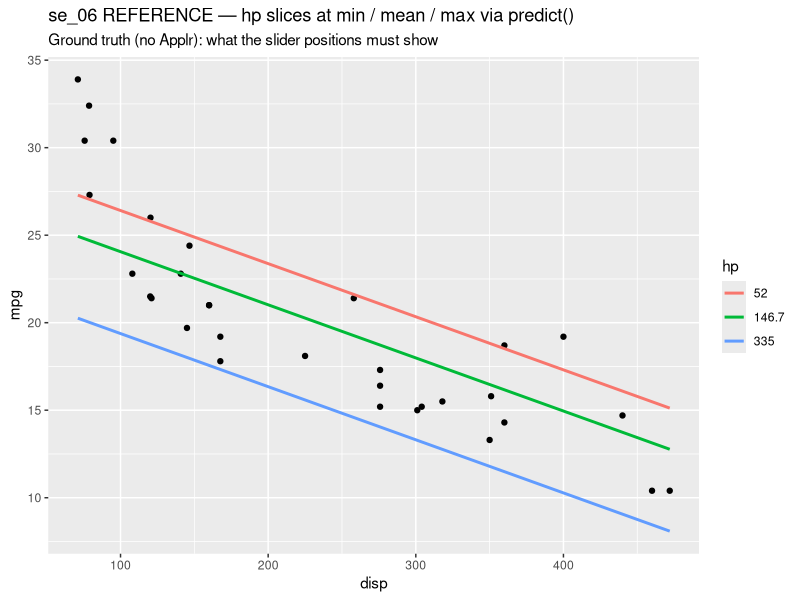

Recreate this plot in R.
# se_06 REFERENCE — the same three hp slices via plain predict(), no Applr.
# The slice_explore slider grid spans hp's observed range with the exact mean
# as its starting value, so the storyboard's min / start / max positions are
# reproducible here as min(hp) / mean(hp) / max(hp).
library(ggplot2)

model <- lm(mpg ~ disp + hp, data = mtcars)

hp_values <- c(min(mtcars$hp), mean(mtcars$hp), max(mtcars$hp))
disp_grid <- seq(min(mtcars$disp), max(mtcars$disp), length.out = 100)
lines <- do.call(rbind, lapply(hp_values, function(h) {
  data.frame(disp = disp_grid,
             mpg = predict(model, newdata = data.frame(disp = disp_grid, hp = h)),
             hp = format(signif(h, 4)))
}))
lines$hp <- factor(lines$hp, levels = unique(lines$hp))

p <- ggplot(mtcars, aes(disp, mpg)) +
  geom_point() +
  geom_line(data = lines, aes(color = hp), linewidth = 1) +
  labs(title = "se_06 REFERENCE — hp slices at min / mean / max via predict()",
       subtitle = "Ground truth (no Applr): what the slider positions must show",
       color = "hp")

ggsave("testing/reference/se_06_storyboard.png", plot = p, width = 7, height = 5)
message("OK: testing/reference/se_06_storyboard.png")
